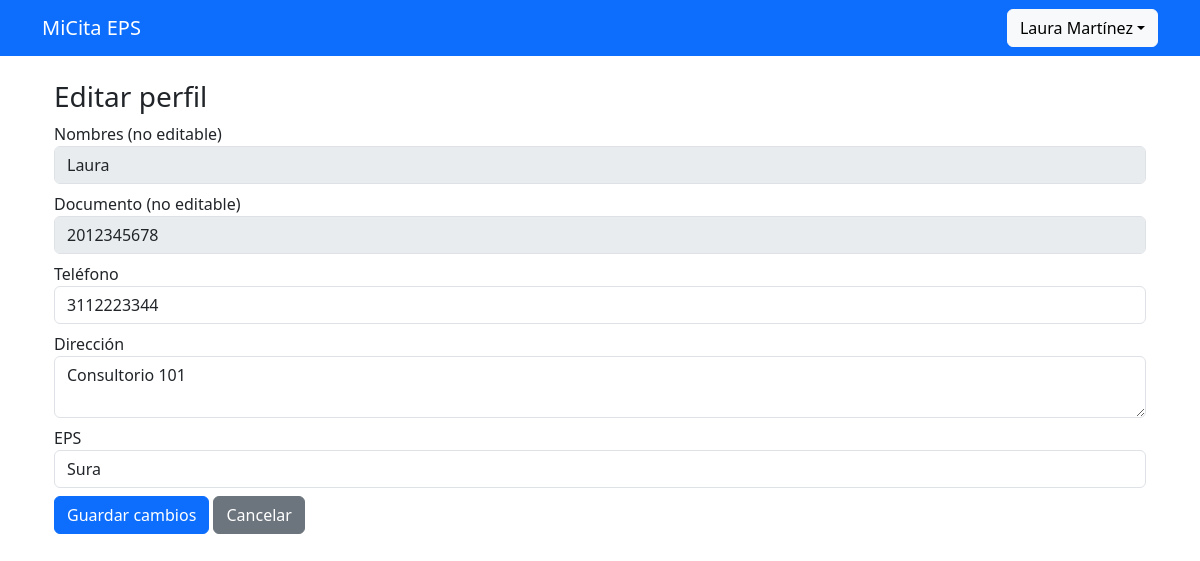
/accounts/perfil/ (signed in), run on the app's committed database.
### apps/accounts/models.py (models this page shows, shortened)
class PerfilUsuario(models.Model):
    user = models.OneToOneField(User, on_delete=models.CASCADE)
    rol = models.CharField(max_length=20, choices=ROL_CHOICES, default='paciente')
    documento = models.CharField(max_length=20, unique=True)
    telefono = models.CharField(max_length=15, blank=True)
    direccion = models.TextField(blank=True)
    eps = models.CharField(max_length=100, blank=True)
    fecha_nacimiento = models.DateField(null=True, blank=True)

### apps/accounts/views.py (the view, shortened to what this page needs)
# urls.py: path('perfil/', views.editar_perfil, name='editar_perfil'),
@login_required
def editar_perfil(request):
    perfil = request.user.perfilusuario
    return render(request, 'accounts/perfil.html', {'perfil': perfil})

### apps/accounts/templates/accounts/perfil.html (shortened to what this page needs)
{% extends "base.html" %}
{% block content %}
<div class="container mt-4">
    <h3>Editar perfil</h3>
    <form method="post">
        <div class="mb-2"><label>Nombres (no editable)</label><input type="text" value="{{ request.user.first_name }}" class="form-control" disabled></div>
        <div class="mb-2"><label>Documento (no editable)</label><input type="text" value="{{ perfil.documento }}" class="form-control" disabled></div>
        <div class="mb-2"><label>Teléfono</label><input type="text" name="telefono" value="{{ perfil.telefono }}" class="form-control"></div>
        <div class="mb-2"><label>Dirección</label><textarea name="direccion" class="form-control">{{ perfil.direccion }}</textarea></div>
        <div class="mb-2"><label>EPS</label><input type="text" name="eps" value="{{ perfil.eps }}" class="form-control"></div>
        <button type="submit" class="btn btn-primary">Guardar cambios</button>
        <a href="javascript:history.back()" class="btn btn-secondary">Cancelar</a>
    </form>
</div>
{% endblock %}

### apps/templates/base.html (shortened to what this page needs)
<!DOCTYPE html>
<html lang="es">
<head><meta charset="UTF-8"><meta name="viewport" content="width=device-width, initial-scale=1.0"><title>MiCita EPS</title>
<link href="https://cdn.jsdelivr.net/npm/bootstrap@5.3.0/dist/css/bootstrap.min.css" rel="stylesheet">
{% load static %}<link rel="stylesheet" href="{% static 'css/custom.css' %}"></head>
<body><nav class="navbar navbar-expand-lg navbar-dark bg-primary"><div class="container">
<a class="navbar-brand" href="/">MiCita EPS</a>{% if user.is_authenticated %}<div class="dropdown"><button class="btn btn-light dropdown-toggle" type="button" data-bs-toggle="dropdown">{{ user.get_full_name|default:user.username }}</button>
</div>{% endif %}
</div></nav><div class="container mt-3">
{% block content %}{% endblock %}</div><script src="https://cdn.jsdelivr.net/npm/bootstrap@5.3.0/dist/js/bootstrap.bundle.min.js"></script>
<script src="{% static 'js/notificaciones.js' %}"></script></body></html>

### data on the page
PerfilUsuario: documento "2012345678", telefono "3112223344", direccion "Consultorio 101", eps "Sura"

### other printed values
{{ user.get_full_name|default:user.username }} "Laura Martínez"
